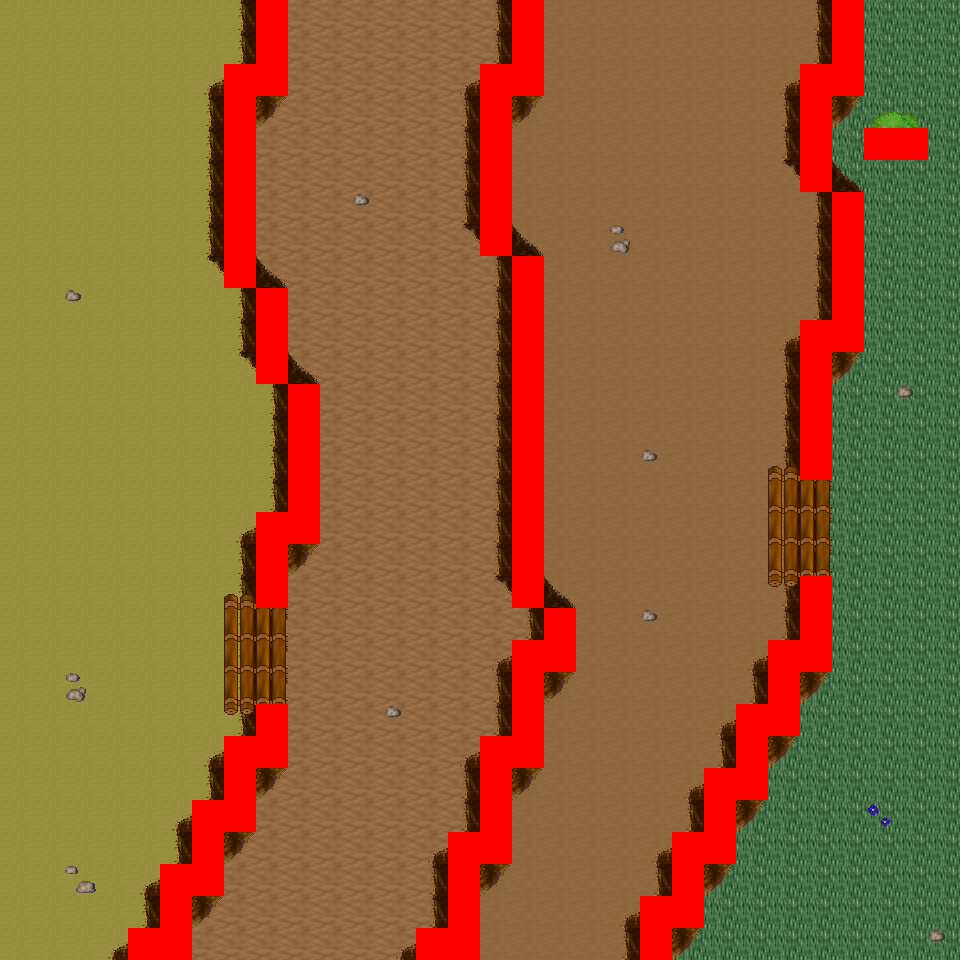

The image is a tile-based game level rendered from a .tmx file. Its description and source (layers, tilesets, objects; grid data summarised) follow:
An orthogonal 30x30 tile map with 32x32 px tiles, 6 tile layers (Ground, Object, Object2, Above, ...), 16 tilesets and 5 objects (5x mapExit).

<map version="1.0" orientation="orthogonal" renderorder="right-down" width="30" height="30" tilewidth="32" tileheight="32" nextobjectid="6">
  <tileset firstgid="1" name="tileset_logic_collision" tilewidth="32" tileheight="32" tilecount="1" columns="1">
    <image source="../drawable/tileset_logic_collision.png" width="32" height="32" />
  </tileset>
  <tileset firstgid="2" name="tileset_ground_ground" tilewidth="32" tileheight="32" tilecount="33" columns="3">
    <image source="../drawable/tileset_ground_ground.png" width="96" height="352" />
  </tileset>
  <tileset firstgid="35" name="tileset_ground_ridge_earth_pale" tilewidth="32" tileheight="32" tilecount="96" columns="12">
    <image source="../drawable/tileset_ground_ridge_earth_pale.png" width="384" height="256" />
  </tileset>
  <tileset firstgid="131" name="tileset_ground_ridge_earth_dark" tilewidth="32" tileheight="32" tilecount="96" columns="12">
    <image source="../drawable/tileset_ground_ridge_earth_dark.png" width="384" height="256" />
  </tileset>
  <tileset firstgid="227" name="tileset_ground_ladder_horizontal_dark" tilewidth="32" tileheight="32" tilecount="3" columns="1">
    <image source="../drawable/tileset_ground_ladder_horizontal_dark.png" width="32" height="96" />
  </tileset>
  <tileset firstgid="230" name="tileset_plant_tree_tree_darkgreen" tilewidth="32" tileheight="32" tilecount="88" columns="8">
    <image source="../drawable/tileset_plant_tree_tree_darkgreen.png" width="256" height="352" />
  </tileset>
  <tileset firstgid="318" name="tileset_plant_stump_stump_pale_purple" tilewidth="32" tileheight="32" tilecount="4" columns="2">
    <image source="../drawable/tileset_plant_stump_stump_pale_purple.png" width="64" height="64" />
  </tileset>
  <tileset firstgid="322" name="tileset_plant_stump_hollow_logs" tilewidth="32" tileheight="32" tilecount="6" columns="3">
    <image source="../drawable/tileset_plant_stump_hollow_logs.png" width="96" height="64" />
  </tileset>
  <tileset firstgid="328" name="tileset_plant_flower_daisy_yellow" tilewidth="32" tileheight="32" tilecount="8" columns="2">
    <image source="../drawable/tileset_plant_flower_daisy_yellow.png" width="64" height="128" />
  </tileset>
  <tileset firstgid="336" name="tileset_plant_flower_daisy_blue" tilewidth="32" tileheight="32" tilecount="8" columns="2">
    <image source="../drawable/tileset_plant_flower_daisy_blue.png" width="64" height="128" />
  </tileset>
  <tileset firstgid="344" name="tileset_plant_bush_leafy_2" tilewidth="32" tileheight="32" tilecount="12" columns="6">
    <image source="../drawable/tileset_plant_bush_leafy_2.png" width="192" height="64" />
  </tileset>
  <tileset firstgid="356" name="tileset_ground_rock_pebbles" tilewidth="32" tileheight="32" tilecount="3" columns="1">
    <image source="../drawable/tileset_ground_rock_pebbles.png" width="32" height="96" />
  </tileset>
  <tileset firstgid="359" name="tileset_logic_item_mushroom" tilewidth="32" tileheight="32" tilecount="6" columns="6">
    <image source="../drawable/tileset_logic_item_mushroom.png" width="192" height="32" />
  </tileset>
  <tileset firstgid="365" name="tileset_logic_item_resources" tilewidth="32" tileheight="32" tilecount="6" columns="6">
    <image source="../drawable/tileset_logic_item_resources.png" width="192" height="32" />
  </tileset>
  <tileset firstgid="371" name="tileset_logic_creature_animal" tilewidth="32" tileheight="32" tilecount="32" columns="8">
    <image source="../drawable/tileset_logic_creature_animal.png" width="256" height="128" />
  </tileset>
  <tileset firstgid="403" name="tileset_building_fence_fence_chunky" tilewidth="32" tileheight="32" tilecount="21" columns="3">
    <image source="../drawable/tileset_building_fence_fence_chunky.png" width="96" height="224" />
  </tileset>
  <layer name="Ground" width="30" height="30">
    <data>[900 cells, 900 non-empty, 4 distinct tile ids]</data>
  </layer>
  <layer name="Object" width="30" height="30">
    <data>[900 cells, 222 non-empty, 13 distinct tile ids]</data>
  </layer>
  <layer name="Object2" width="30" height="30">
    <data>[900 cells, 30 non-empty, 6 distinct tile ids]</data>
  </layer>
  <layer name="Above" width="30" height="30">
    <data>[900 cells, 2 non-empty, 2 distinct tile ids]</data>
  </layer>
  <layer name="Above2" width="30" height="30">
    <data>[900 cells, 0 non-empty, 0 distinct tile ids]</data>
  </layer>
  <layer name="Walkable" width="30" height="30">
    <data>[900 cells, 104 non-empty, 1 distinct tile ids]</data>
  </layer>
  <objectgroup name="MapEvents">
    <object id="1" name="south" type="mapExit" x="0" y="928" width="128" height="32">
      <properties>
        <property name="map" value="level_0_x29_y129" />
        <property name="x" value="0" />
        <property name="y" value="1" />
      </properties>
    </object>
    <object id="2" name="south2" type="mapExit" x="192" y="928" width="224" height="32">
      <properties>
        <property name="map" value="level_0_x29_y129" />
        <property name="x" value="6" />
        <property name="y" value="1" />
      </properties>
    </object>
    <object id="3" name="south3" type="mapExit" x="480" y="928" width="160" height="32">
      <properties>
        <property name="map" value="level_0_x29_y129" />
        <property name="x" value="15" />
        <property name="y" value="1" />
      </properties>
    </object>
    <object id="4" name="south4" type="mapExit" x="672" y="928" width="288" height="32">
      <properties>
        <property name="map" value="level_0_x29_y129" />
        <property name="x" value="21" />
        <property name="y" value="1" />
      </properties>
    </object>
    <object id="5" name="east" type="mapExit" x="928" y="0" width="32" height="960">
      <properties>
        <property name="map" value="level_0_x30_y128" />
        <property name="x" value="1" />
        <property name="y" value="0" />
      </properties>
    </object>
  </objectgroup>
</map>
